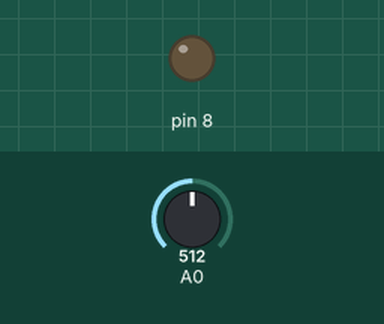
Bench run of a sketch on a simulated Arduino Uno, built with avr-gcc and run on an emulated ATmega328P. Shown: output pins drawn as LEDs (lit = HIGH). Inputs (shaded band) come from the test bench; at power-on: A0 = 512.

Above: at 1.2 s.
1.3 s: A0 set to 52
2.8 s: A0 set to 45
At 3.9 s:
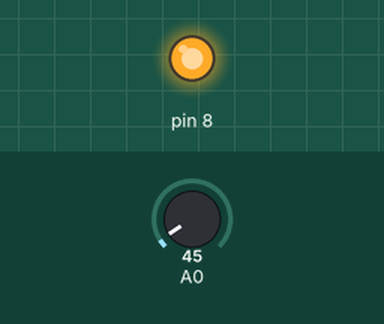
4.3 s: A0 set to 582
5.8 s: A0 set to 616
At 6.2 s:
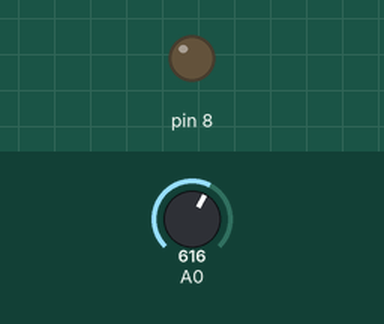
7.3 s: A0 set to 40
At 8.5 s:
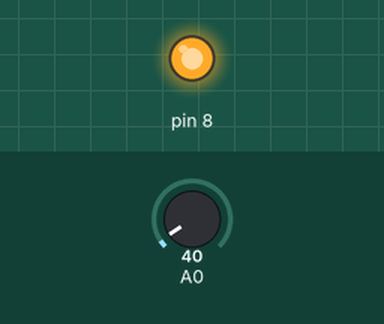
Timing chart, 0 to 9.8 s (numbered marks = the images above; inputs shaded):
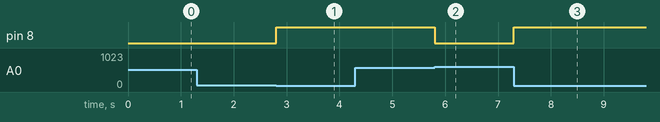

The sketch:

EYIC_Motor_1.ino
```cpp
/*
  *
  * Project Name:   Autonomous Zea Mays Seeding and Monitoring Agribot using IoT
  * Author List:    Sudharsanan J, Prithivi Rajan K.
  *
  * Filename:     EYIC_Motor_1.ino
  * Functions:    setup(), loop()
  * Global Variables: temp, upperThreshold, lowerThreshold.
  *
  *
  */

 unsigned int temp = 0;
 const unsigned int upperThreshold = 600;
 const unsigned int lowerThreshold = 50;

/*
  *
  * Function Name:  setup
  * Input:    None
  * Output:   None
  * Logic:    Runs only once in Arduino
  * Example Call:   setup();
  *
  */

 void setup()
 {
   pinMode(8, OUTPUT);
 }

/*
  *
  * Function Name:  loop
  * Input:    None
  * Output:   None
  * Logic:    Runs repeatedly
  * Example Call:   loop();
  *
  */

 void loop(){
   temp=analogRead(A0);

    if(temp<lowerThreshold)
    {
     digitalWrite(8, HIGH);
    }

   else if(temp>upperThreshold)
   {
     digitalWrite(8, LOW);
   }
 }
```

Measured:
- the behaviour switches between 50 and 49 on A0 (found by bisection; images 0 and 1)
- the behaviour switches between 600 and 601 on A0 (found by bisection; images 1 and 2)
- after the input at 1.3 s, every drawn part: stays the same
- after the input at 2.8 s, pin 8: LOW → HIGH at once
- after the input at 4.3 s, every drawn part: stays the same
- after the input at 5.8 s, pin 8: HIGH → LOW at once
- after the input at 7.3 s, pin 8: LOW → HIGH at once
